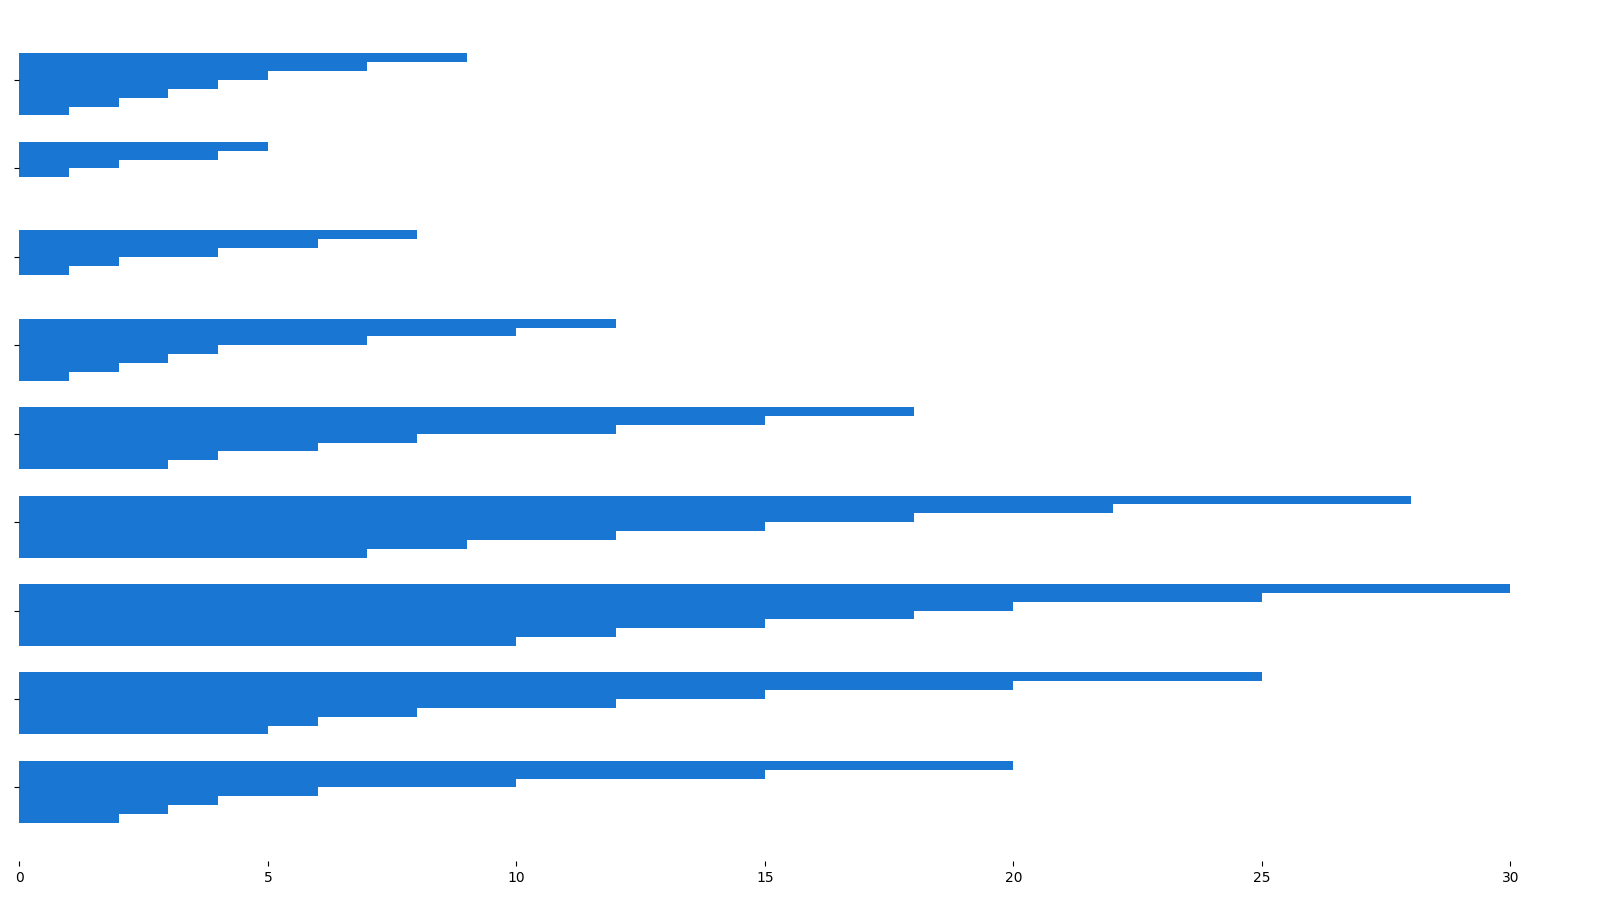

The script that drew this image:
import matplotlib.pyplot as plt
import numpy as np

decades = ['1960s', '1970s', '1980s', '1990s', '2000s', '2010s', '2020s']
planets = ['Mercury', 'Venus', 'Earth', 'Mars', 'Jupiter', 'Saturn', 'Uranus', 'Neptune', 'Pandora']
missions = np.array([
    [2, 5, 10, 7, 3, 1, 0, 0, 1],
    [3, 6, 12, 9, 4, 2, 0, 0, 2],
    [4, 8, 15, 12, 6, 3, 1, 0, 3],
    [6, 12, 18, 15, 8, 4, 2, 1, 4],
    [10, 15, 20, 18, 12, 7, 4, 2, 5],
    [15, 20, 25, 22, 15, 10, 6, 4, 7],
    [20, 25, 30, 28, 18, 12, 8, 5, 9]
])

fig, ax = plt.subplots(figsize=(16, 9))
single_color = '#1976d2'
bar_height = 0.10
indices = np.arange(len(planets))

for i in range(len(decades)):
    ax.barh(indices + i * bar_height, missions[i], bar_height, color=single_color)

ax.set_yticks(indices + 3.5 * bar_height)
ax.set_yticklabels([])  # Remove y-axis labels

ax.set_frame_on(False)

plt.tight_layout()
plt.show()
